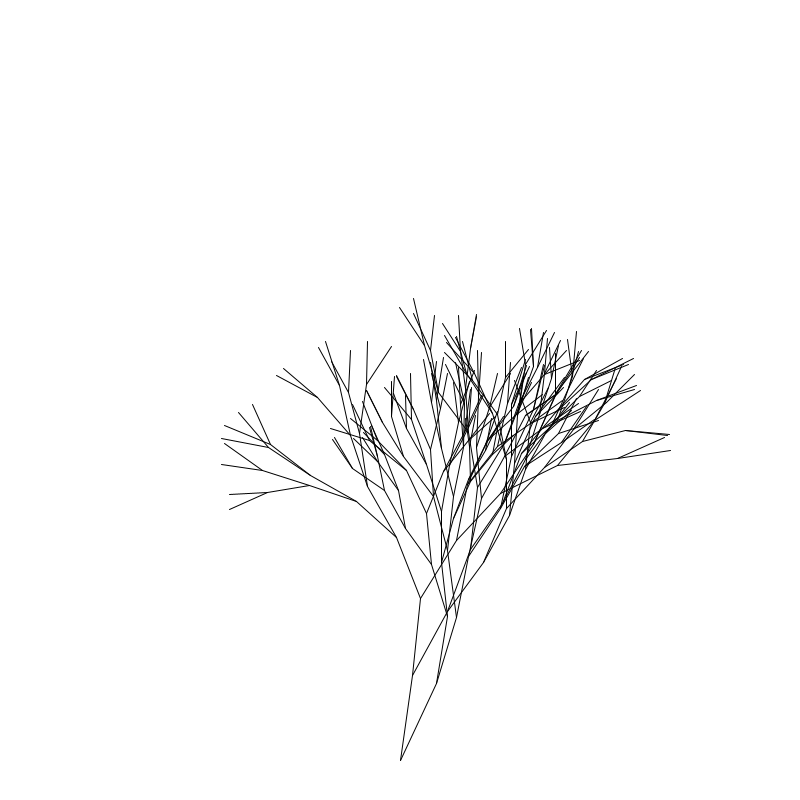
Frame 1 (no input)
Frame 60 (the mouse pressed at the canvas centre just before this capture): identical to frame 1, image omitted
Frame 120 (the mouse held since frame 60 and released just before this capture): identical to frame 1, image omitted

The Processing sketch that drew this single still picture (run headless with seeded random() and noise(); from frame 60 on, the mouse is pressed at the canvas centre):

// Processing sketch: s052_simple_non_rec_tree_angle
// ── s052_simple_non_rec_tree_angle.pde
int SEGMENTS = 300;

float[] angle = new float[SEGMENTS], 
  len = new float[SEGMENTS], 
  x = new float[SEGMENTS], 
  y  = new float[SEGMENTS];

// Improved non recursive tree based on
// sketches 50 and 51. This one uses
// angles to make it smoother.

void setup() {
  size(800, 800);
  background(255);

  // initial branch
  x[0] = width * 0.5;
  y[0] = height * 0.95;
  angle[0] = radians(-90);
  len[0] = 100;

  for (int child=1; child<SEGMENTS; child++) {
    int parent = (child-1)/2;
    
    // child angle is close to parent angle
    angle[child] = angle[parent] + random(-0.5, 0.5);
    
    // child length is shorter than parent length
    len[child] = len[parent] * random(0.8, 1);
    
    // child coordinates based on parent coordinates and
    // its own angle and length (uses polar coordinates).
    x[child] = x[parent] + len[child] * cos(angle[child]);
    y[child] = y[parent] + len[child] * sin(angle[child]);
    
    line(x[child], y[child], x[parent], y[parent]);
  }
}
void draw() {
}
